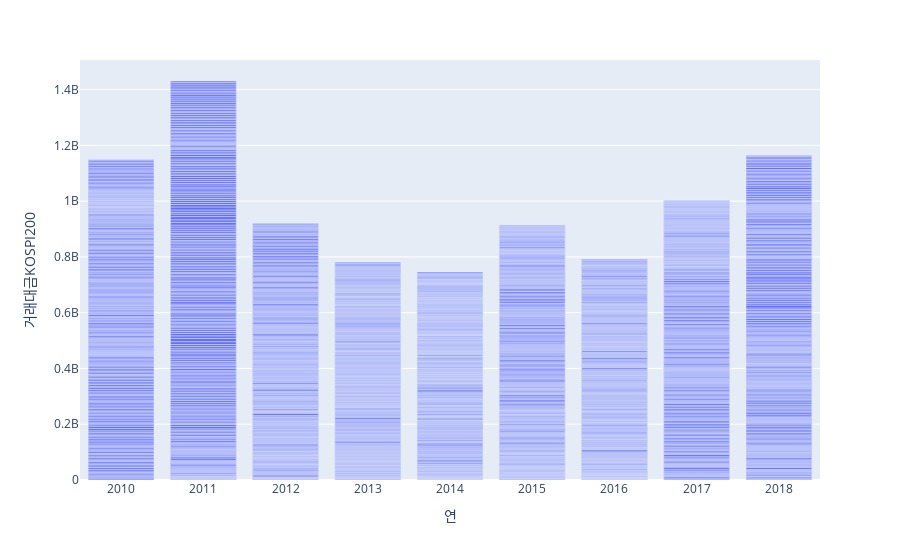

Notebook code for this chart:
### Code cell
fig = px.bar(df, x="연", y="거래대금KOSPI200")
fig.show()

### Figure 1 — Plotly figure (JSON) as saved in the notebook; plotly's stock layout.template omitted (floating-point values rounded to 4 significant figures; data arrays with more than 128 entries replaced by an {"elided": "..."} marker saying what was removed)
{"data": [{"alignmentgroup": "True", "hovertemplate": "연=%{x}<br>거래대금KOSPI200=%{y}<extra></extra>", "legendgroup": "", "marker": {"color": "#636efa", "pattern": {"shape": ""}}, "name": "", "offsetgroup": "", "orientation": "v", "showlegend": false, "textposition": "auto", "type": "bar", "x": {"elided": "2220 int values"}, "xaxis": "x", "y": {"elided": "2220 int values"}, "yaxis": "y"}], "layout": {"barmode": "relative", "legend": {"tracegroupgap": 0}, "margin": {"t": 60}, "xaxis": {"anchor": "y", "domain": [0, 1], "title": {"text": "연"}}, "yaxis": {"anchor": "x", "domain": [0, 1], "title": {"text": "거래대금KOSPI200"}}}}
